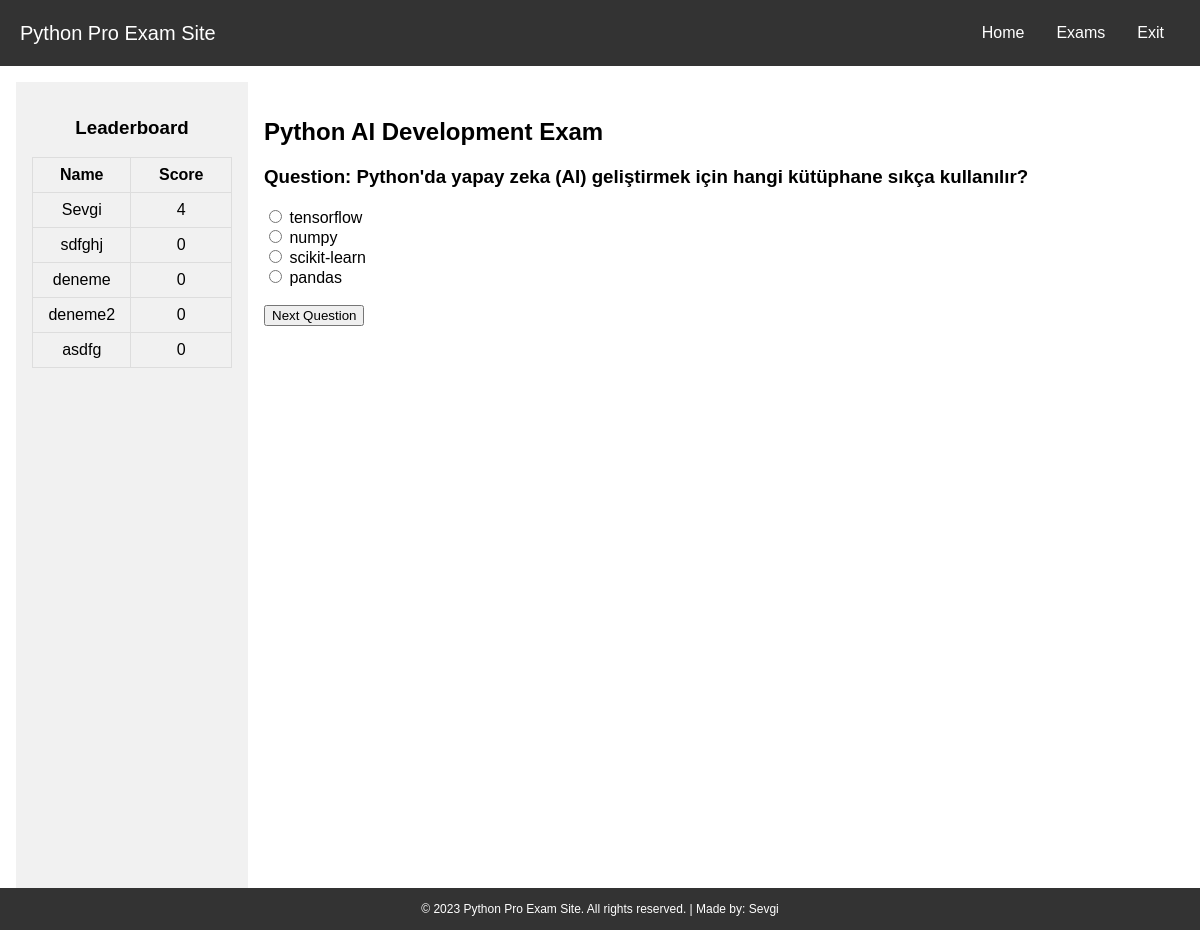
The page /examPythonAI (signed in) on the database as committed earlier.
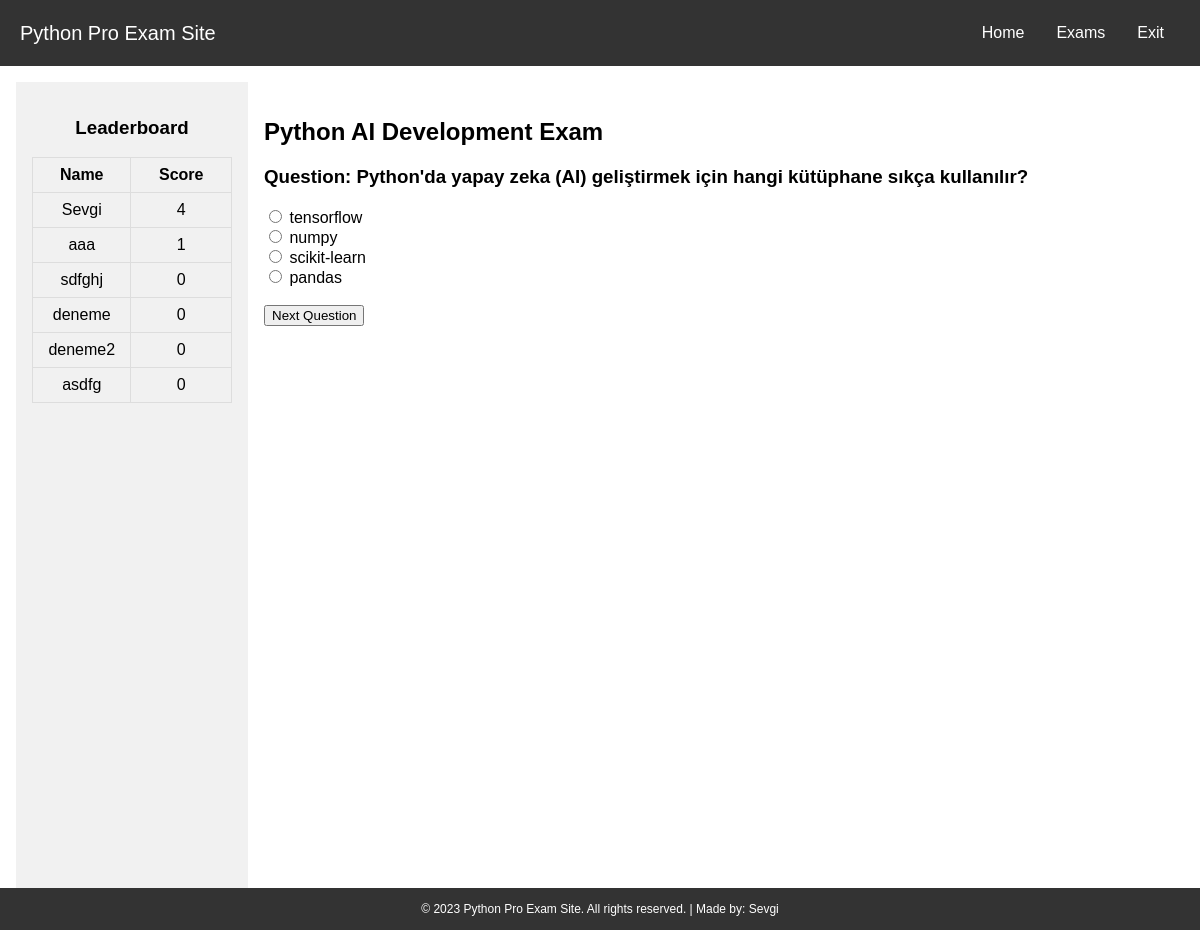
The same page on the database as committed later.
### tables this page shows
CREATE TABLE users (id INTEGER PRIMARY KEY, username TEXT NOT NULL, nickname TEXT NOT NULL, password TEXT NOT NULL, score INTEGER DEFAULT 0);

### app.py (the view)
@app.route('/examPythonAI')
def examPythonAI():
    if 'user_id' not in session:
        return redirect('/loginPage')
    user_id = session['user_id']
    conn = create_connection()
    cursor = conn.cursor()
    cursor.execute("SELECT score FROM users WHERE id = ?", (user_id,))
    user = cursor.fetchone()
    conn.close()
    if user:
        user_score = user[0]
    else:
        user_score = 0
    conn = create_connection()
    cursor = conn.cursor()
    cursor.execute("SELECT username, score FROM users ORDER BY score DESC")
    leaderboard_data = cursor.fetchall()
    conn.close()
    return render_template('examPythonAI.html', author_name=author_name, user_score=user_score, leaderboard_data=leaderboard_data)

### app.py (called while the page is built)
def create_connection():
    conn = sqlite3.connect('users.db')
    return conn

### templates/examPythonAI.html (shortened to what this page needs)
<!DOCTYPE html>
<html>
<head>
</head>
<body>
  <div class="navbar">
    <h1 class="navbar-title">Python Pro Exam Site</h1>
    <div>
      <div class="dropdown">
        <a href="/userHomePage" class="dropbtn">Home</a>
      </div>
      <div class="dropdown">
        <button class="dropbtn">Exams
        </button>
      </div>
      <div class="dropdown">
        <a href="javascript:void(0);" id="logoutButton" class="dropbtn" onclick="logout()">Exit</a>
      </div>
    </div>
  </div>
  <div class="container">
    <div class="leaderboard">
      <h3 style="text-align: center;">Leaderboard</h3>
      <table>
        <tr>
          <th>Name</th>
          <th>Score</th>
        </tr>
        {% for entry in leaderboard_data %}
        <tr>
          <td>{{ entry[0] }}</td>
          <td>{{ entry[1] }}</td>
        </tr>
        {% endfor %}
      </table>
    </div>
    <div class="exam">
      <h2>Python AI Development Exam</h2>
      <div id="question-container">
      </div>
      <form id="answer-form" style="display: none;">
        <input type="radio" name="answer" value="answer1"> <span id="answer1"></span><br>
        <input type="radio" name="answer" value="answer2"> <span id="answer2"></span><br>
        <input type="radio" name="answer" value="answer3"> <span id="answer3"></span><br>
        <input type="radio" name="answer" value="answer4"> <span id="answer4"></span><br>
        <br>
        <button type="submit">Next Question</button>
      </form>
    </div>
  </div>
  <footer class="footer">
    <p>&copy; 2023 Python Pro Exam Site. All rights reserved. | Made by: {{ author_name }}</p>
  </footer>
</body>
</html>

Rows that differ between the two databases and show on the page:
added users: username "aaa", score "1"
